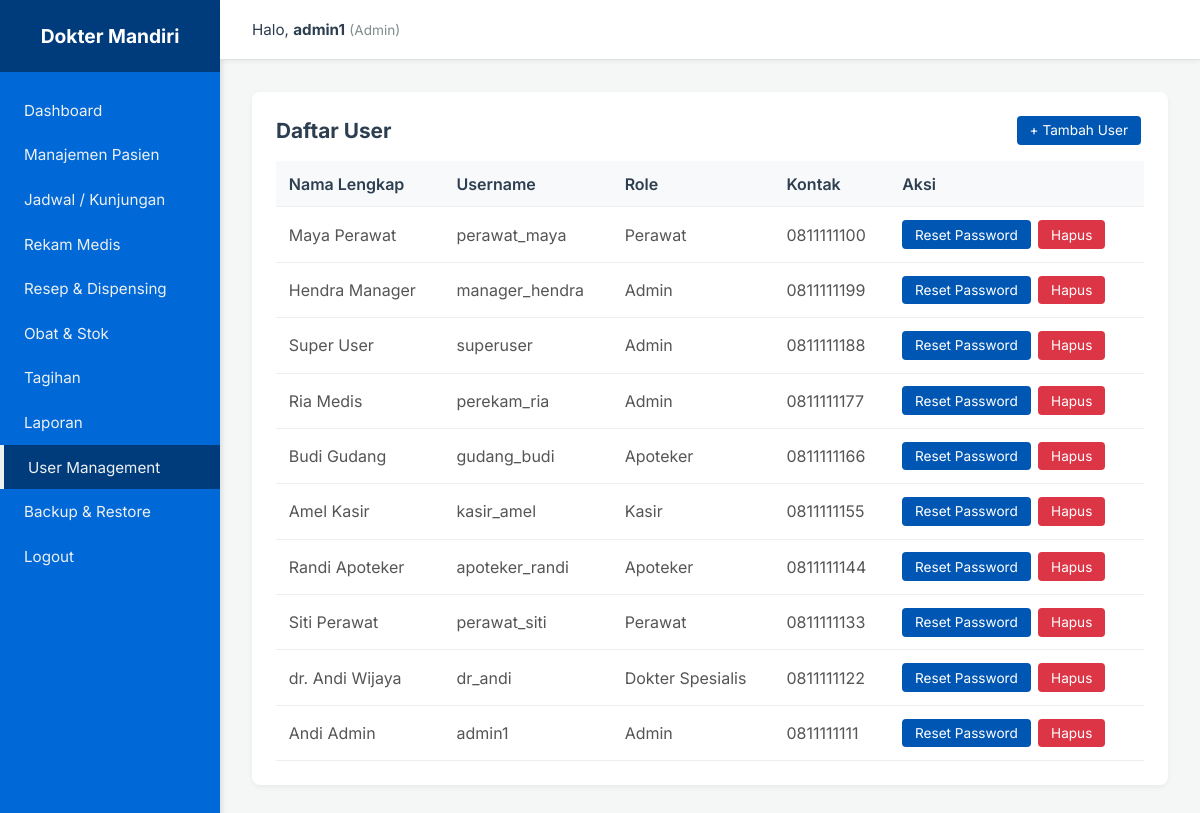
The page /klinik-mandiri/views/users.php (signed in) on the database its author committed.
### tables this page shows
CREATE TABLE User (
    user_id INT PRIMARY KEY AUTO_INCREMENT,
    nama VARCHAR(100) NOT NULL,
    username VARCHAR(50) UNIQUE NOT NULL,
    password VARCHAR(255) NOT NULL,
    kontak VARCHAR(50),
    id_role INT,
    FOREIGN KEY (id_role) REFERENCES Role(id_role) ON DELETE SET NULL
);

### klinik-mandiri/views/users.php (the view, shortened to what this page needs)
<?php
$role_aktif = isset($_SESSION['role']) ? $_SESSION['role'] : 'Pengguna';
include '../config/koneksi.php';
$koneksi = isset($koneksi) ? $koneksi : $GLOBALS['koneksi'];
$daftar_user = [];
try {
    if (isset($koneksi)) {
        $koneksi->setAttribute(PDO::ATTR_ERRMODE, PDO::ERRMODE_EXCEPTION);
        $koneksi->setAttribute(PDO::ATTR_EMULATE_PREPARES, false);
        $query = $koneksi->query("SELECT u.*, COALESCE(r.nama_role, 'Belum Diatur') as nama_role
                                  FROM User u
                                  LEFT JOIN Role r ON u.id_role = r.id_role
                                  ORDER BY u.user_id DESC");
        $daftar_user = $query->fetchAll(PDO::FETCH_ASSOC);
    }
} catch (PDOException $e) {
    error_log("Database Error pada users.php: " . $e->getMessage());
    $error_message = "Gagal memuat daftar pengguna: " . $e->getMessage();
}
?>
<!DOCTYPE html>
<html lang="id">
<head>
    <link rel="stylesheet" href="../assets/style.css">
</head>
<body>
    <div class="app-container">
        <aside class="sidebar">
            <div class="sidebar-header">Dokter Mandiri</div>
            <ul class="sidebar-menu">
                <li><a href="dashboard.php">Dashboard</a></li>
                <li><a href="pasien.php">Manajemen Pasien</a></li>
                <li><a href="kunjungan.php">Jadwal / Kunjungan</a></li>
                <?php if(in_array($role_aktif, ['Admin', 'Dokter', 'Doctor'])): ?>
                    <li><a href="rekam_medis.php">Rekam Medis</a></li>
                    <li><a href="resep.php">Resep & Dispensing</a></li>
                <?php endif; ?>
                <?php if(in_array($role_aktif, ['Admin', 'Apoteker'])): ?>
                    <li><a href="obat.php">Obat & Stok</a></li>
                <?php endif; ?>
                <?php if(in_array($role_aktif, ['Admin', 'Resepsionis'])): ?>
                    <li><a href="tagihan.php">Tagihan</a></li>
                <?php endif; ?>
                <li><a href="laporan.php">Laporan</a></li>
                <?php if($role_aktif === 'Admin'): ?>
                    <li><a href="users.php" class="active">User Management</a></li>
                    <li><a href="utility.php">Backup & Restore</a></li>
                <?php endif; ?>
                <li><a href="#" onclick="logout(); return false;">Logout</a></li>
            </ul>
        </aside>
        <div class="main-content">
            <header class="topbar">
                <div>Halo, <strong id="userDisplay"><?= htmlspecialchars($_SESSION['username']); ?></strong> <span style="font-size: 0.85rem; color: #7f8c8d;">(<?= htmlspecialchars($role_aktif); ?>)</span></div>
            </header>
            <main class="content-area">
                <div class="table-container">
                    <div class="table-header">
                        <h2>Daftar User</h2>
                        <button class="btn btn-small" id="btnAdd">+ Tambah User</button>
                    </div>
                    <table>
                        <thead>
                            <tr>
                                <th>Nama Lengkap</th>
                                <th>Username</th>
                                <th>Role</th>
                                <th>Kontak</th>
                                <th>Aksi</th>
                            </tr>
                        </thead>
                        <tbody>
                            <?php if (!empty($daftar_user)): ?>
                                <?php foreach ($daftar_user as $user): ?>
                                    <tr>
                                        <td><?= htmlspecialchars($user['nama']); ?></td>
                                        <td><?= htmlspecialchars($user['username']); ?></td>
                                        <td><?= htmlspecialchars($user['nama_role']); ?></td>
                                        <td><?= htmlspecialchars($user['kontak'] ?? '-'); ?></td>
                                        <td>
                                            <button class="btn btn-small" onclick="window.location.href='../proses/proses_tambah_user.php?aksi=reset&id=<?= urlencode($user['user_id']); ?>'; return confirm('Apakah Anda yakin ingin mereset password user ini?')">Reset Password</button>
                                            <button class="btn btn-small btn-danger" onclick="window.location.href='../proses/proses_tambah_user.php?aksi=hapus&id=<?= urlencode($user['user_id']); ?>'; return confirm('Apakah Anda yakin ingin menghapus akun user ini secara permanen?')">Hapus</button>
                                        </td>
                                    </tr>
                                <?php endforeach; ?>
                            <?php endif; ?>
                        </tbody>
                    </table>
                </div>
            </main>
        </div>
    </div>
</body>
</html>

### klinik-mandiri/assets/style.css (style rules this page uses)
* { margin: 0; padding: 0; box-sizing: border-box; font-family: 'Inter', sans-serif; }
body { background-color: #f4f7f6; color: #333; }
.btn { width: 100%; padding: 0.7rem; background-color: #0056b3; color: white; border: none; border-radius: 4px; font-size: 1rem; cursor: pointer; transition: 0.3s; }
.btn-small { width: auto; padding: 0.4rem 0.8rem; font-size: 0.85rem; margin-right: 0.2rem; }
.btn-danger { background-color: #dc3545; }
.app-container { display: flex; min-height: 100vh; }
.sidebar { width: 220px; background-color: #0068d7; color: #fff; display: flex; flex-direction: column; box-shadow: 2px 0 5px rgba(0, 0, 0, 0.1); }
.sidebar-header { padding: 1.5rem; background-color: #003c7c; text-align: center; font-weight: bold; font-size: 1.2rem; }
.sidebar-menu { list-style: none; padding: 1rem 0; overflow-y: auto; }
.sidebar-menu li a { color: #ecf0f1; text-decoration: none; padding: 0.8rem 1.5rem; display: block; transition: 0.2s; font-size: 0.95rem; }
.sidebar-menu li a:hover, .sidebar-menu li a.active { background-color: #003c7c; border-left: 4px solid #ecf0f1; padding-left: 1.5rem; }
.main-content { flex: 1; display: flex; flex-direction: column; }
.topbar { background-color: #fff; height: 60px; display: flex; justify-content: space-between; align-items: center; padding: 0 2rem; box-shadow: 0 2px 4px rgba(0,0,0,0.05); border-bottom: 1px solid #e0e0e0; }
.topbar div { font-size: 0.95rem; color: #2c3e50; }
.content-area { padding: 2rem; flex: 1; overflow-y: auto; }
.table-container { background: #fff; padding: 1.5rem; border-radius: 8px; box-shadow: 0 2px 5px rgba(0,0,0,0.05); margin-bottom: 1.5rem; }
.table-header { display: flex; justify-content: space-between; align-items: center; margin-bottom: 1rem; }
.table-header h2 { font-size: 1.3rem; color: #2c3e50; }
table { width: 100%; border-collapse: collapse; }
table th, table td { padding: 0.8rem; text-align: left; border-bottom: 1px solid #eee; }
table th { background-color: #f8f9fa; font-weight: 600; color: #2c3e50; }
table td { color: #555; }
.sidebar { min-width: 220px; width: 220px; flex-shrink: 0; }

### rows shown on the page
user: nama "Maya Perawat", username "perawat_maya", nama_role "Perawat", kontak "0811111100"
user: nama "Hendra Manager", username "manager_hendra", nama_role "Admin", kontak "0811111199"
user: nama "Super User", username "superuser", nama_role "Admin", kontak "0811111188"
user: nama "Ria Medis", username "perekam_ria", nama_role "Admin", kontak "0811111177"
user: nama "Budi Gudang", username "gudang_budi", nama_role "Apoteker", kontak "0811111166"
user: nama "Amel Kasir", username "kasir_amel", nama_role "Kasir", kontak "0811111155"
user: nama "Randi Apoteker", username "apoteker_randi", nama_role "Apoteker", kontak "0811111144"
user: nama "Siti Perawat", username "perawat_siti", nama_role "Perawat", kontak "0811111133"
user: nama "dr. Andi Wijaya", username "dr_andi", nama_role "Dokter Spesialis", kontak "0811111122"
user: nama "Andi Admin", username "admin1", nama_role "Admin", kontak "0811111111"

### other values the page prints
$role_aktif "Admin"
